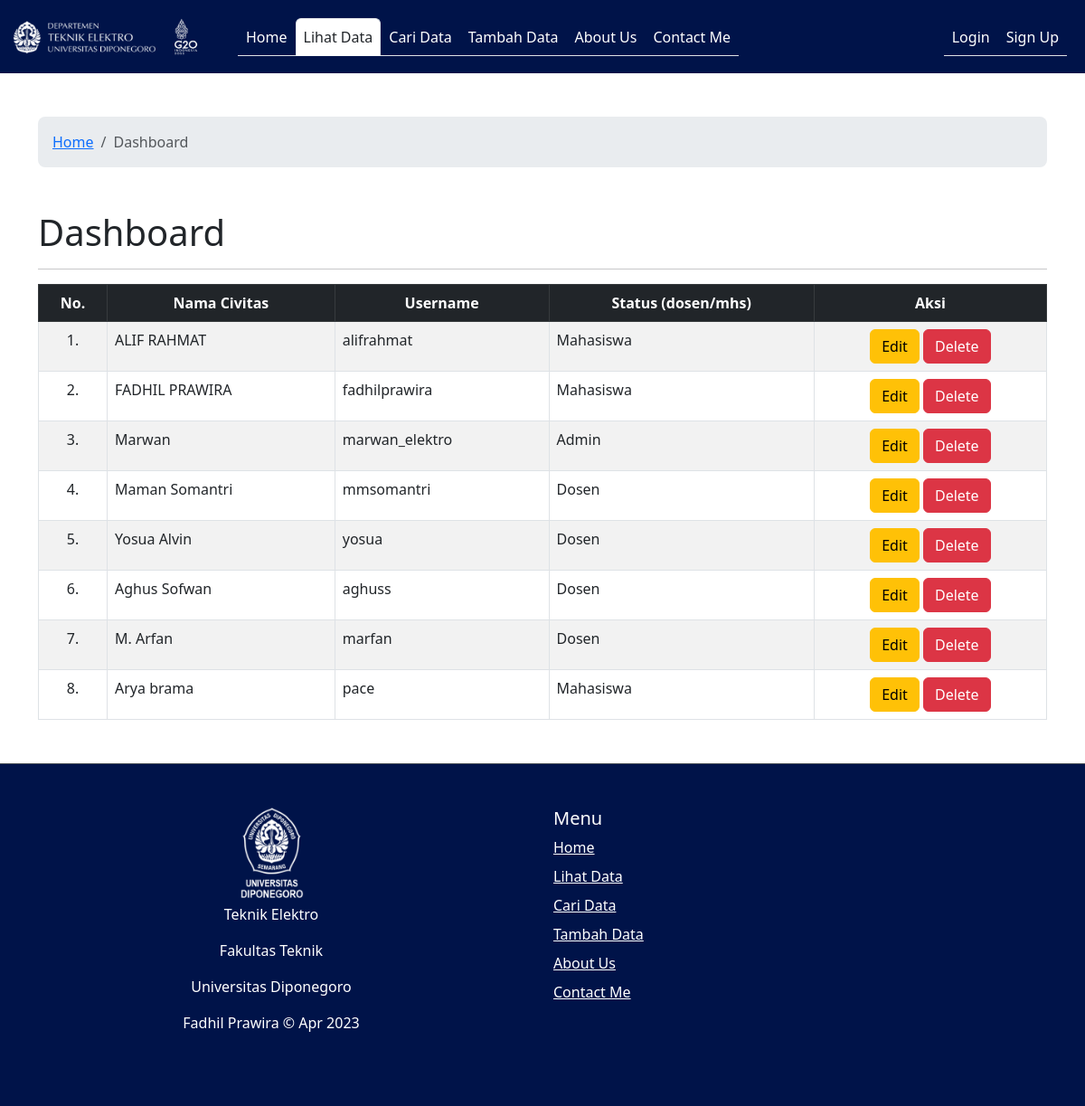
/index.php/civitas/dashboard, run on the app's committed database.
### tables this page shows
CREATE TABLE `user_fadhil` (
  `id_fadhil` int(3) NOT NULL,
  `nama_fadhil` varchar(50) NOT NULL,
  `username_fadhil` varchar(50) NOT NULL,
  `password_fadhil` varchar(255) NOT NULL,
  `level_fadhil` int(1) NOT NULL,
  `last_login` timestamp NOT NULL DEFAULT current_timestamp() ON UPDATE current_timestamp()
);

### application/controllers/Civitas.php (called while the page is built, shortened)
<?php
class Civitas extends CI_Controller {
    public function __construct()
    {
        $this->load->model('civitas_model');
        $this->load->library('form_validation');
    }
    public function dashboard()
    {
        $data['active'] = 'dashboard';
        $data['title'] = 'Dashboard';
        $data["users"] = $this->civitas_model->getAll();
        $this->load->view('dashboard.php', $data);
    }
}

### index.php (called while the page is built, shortened)
<?php
require_once BASEPATH.'core/CodeIgniter.php';

### application/models/Civitas_model.php (called while the page is built, shortened)
<?php defined('BASEPATH') OR exit('No direct script access allowed');
class Civitas_model extends CI_Model
{
    private $_table = "user_fadhil";
    public function getAll()
    {
        return $this->db->get($this->_table)->result();
    }
}

### application/views/dashboard.php (the view, shortened to what this page needs)
<!DOCTYPE html>
<html lang="en">
	<head>
		<?php $this->load->view('_partials/header.php'); ?>	</head>
	<body>
		<div class="container my-5">
			<h1>Dashboard</h1>
			<hr>
			<table class="table table-striped table-hover table-bordered rounded-5">
				<thead class="table-dark text-center">
					<tr>
						<th>No.</th>
						<th>Nama Civitas</th>
						<th>Username</th>
						<th>Status (dosen/mhs)</th>
						<th>Aksi</th>
					</tr>
				</thead>
				<tbody><?php
			$nomor =1;
			foreach ($users as $user):
			?>
					<tr>
						<td class="text-center"><?= $nomor.".";?></td>
						<td><?= $user->nama_fadhil;?></td>
						<td><?= $user->username_fadhil;?></td>
						<td>
							<?php
							if($user->level_fadhil==0){
								echo "Admin";
							} elseif($user->level_fadhil==1) {
								echo "Dosen";
							} elseif($user->level_fadhil==2) {
								echo "Mahasiswa";
							}
							?>
						</td>
						<td class="text-center"><a href="<?= site_url('civitas/edit/').$user->id_fadhil;?>" class="btn btn-warning">Edit</a>  <a href="<?= site_url('civitas/delete/').$user->id_fadhil;?>" class="btn btn-danger">Delete</a></td>
					</tr><?php $nomor++;endforeach;?>
				</tbody>
			</table>
		</div>
	</body>
</html>

### data on the page
user_fadhil: nama_fadhil "ALIF RAHMAT", username_fadhil "alifrahmat", level_fadhil "Mahasiswa"
user_fadhil: nama_fadhil "FADHIL PRAWIRA", username_fadhil "fadhilprawira", level_fadhil "Mahasiswa"
user_fadhil: nama_fadhil "Marwan", username_fadhil "marwan_elektro", level_fadhil "Admin"
user_fadhil: nama_fadhil "Maman Somantri", username_fadhil "mmsomantri", level_fadhil "Dosen"
user_fadhil: nama_fadhil "Yosua Alvin", username_fadhil "yosua", level_fadhil "Dosen"
user_fadhil: nama_fadhil "Aghus Sofwan", username_fadhil "aghuss", level_fadhil "Dosen"
user_fadhil: nama_fadhil "M. Arfan", username_fadhil "marfan", level_fadhil "Dosen"
user_fadhil: nama_fadhil "Arya brama", username_fadhil "pace", level_fadhil "Mahasiswa"
